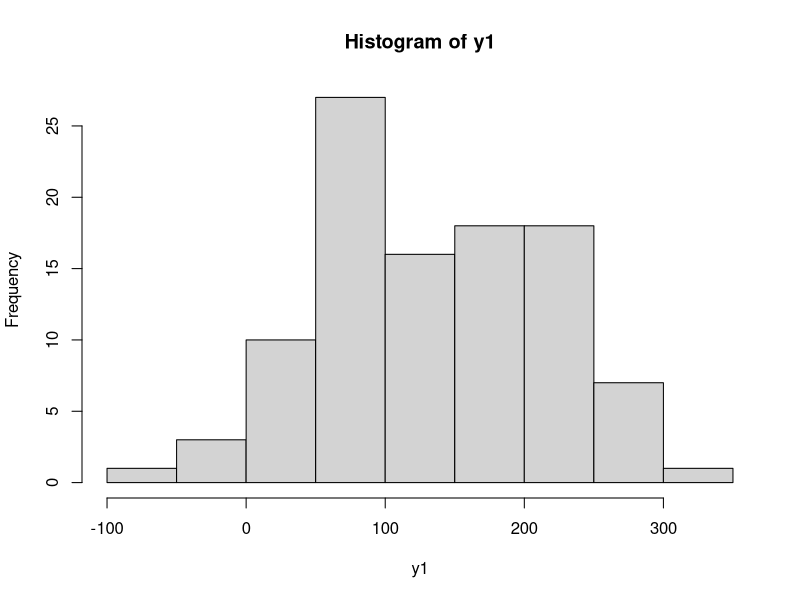
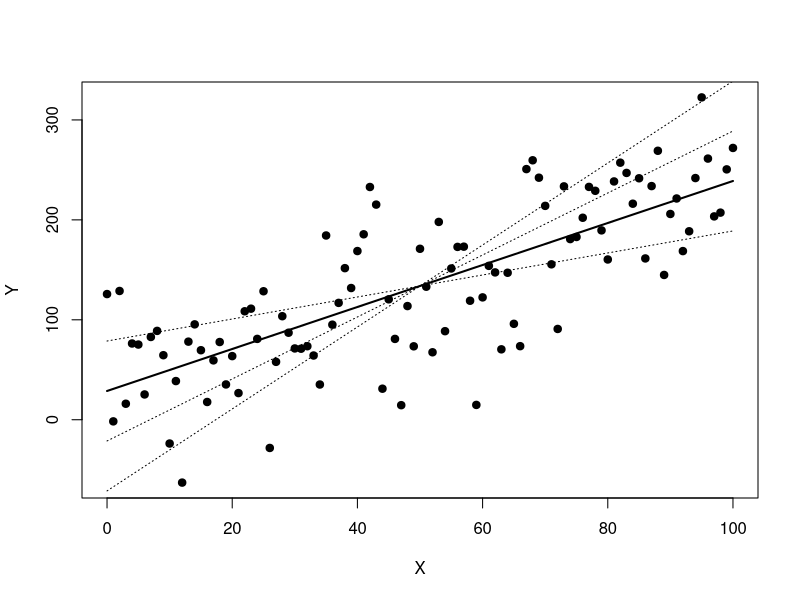
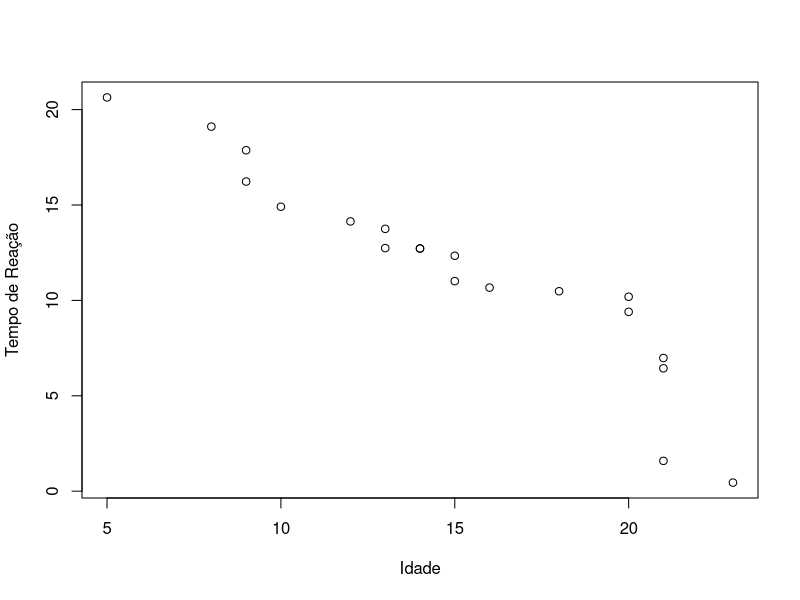

The R script that drew these images, in order: (Note: this script raises an error after producing the figures.)
#Exercícios Cap11 - Parte1

# Configurando o diretório de trabalho
# Coloque entre aspas o diretório de trabalho que você está usando no seu computador
# Não use diretórios com espaço no nome
setwd("~/Cursos/DSA/FCD/BigDataRAzure/Cap11")

# Para saber qual diretório estou trabalhando
getwd()


# Lista de pacotes base carregados
search()


## Exercício 1 - Massa de dados aleatória

# Criando a massa de dados (apesar de aleatória, y possui 
# uma relação com os dados de x)

x <- seq(0, 100)
y <- 2 * x + 35

# Imprimindo as variáveis
x
y

# Gerando uma distribuição normal
y1 <- y + rnorm(101, 0, 50)
y1
hist(y1)


# Crie um plot do relacionamento de x e y1
plot(x, y1, pch = 19, xlab = 'X', ylab = 'Y')

# Crie um modelo de regressão para as duas variáveis x e y1
modelo <- lm(y1 ~ x)
modelo
class(modelo)

# Capture os coeficentes
a <- modelo$coefficients[1]
b <- modelo$coefficients[2]

a
b

# Fórmula de Regressão
y2 <- a + b*x

# Visualize a linha de regressão
lines(x, y2, lwd = 2)

# Simulando outras possíveis linhas de regressão
y3 <- (y2[51]-50*(b-1))+(b-1)*x
y4 <- (y2[51]-50*(b+1))+(b+1)*x
y5 <- (y2[51]-50*(b+2))+(b+2)*x
lines(x,y3,lty=3)
lines(x,y4,lty=3)
lines(x,y5,lty=3)



## Exercício 2 - Pesquisa sobre idade e tempo de reação

# Criando os dados
Idade <- c(9,13,14,21,15,18,20,8,14,23,16,21,10,12,20,
           9,13,5,15,21)

Tempo <- c(17.87,13.75,12.72,6.98,11.01,10.48,10.19,19.11,
           12.72,0.45,10.67,1.59,14.91,14.14,9.40,16.23,
           12.74,20.64,12.34,6.44)

# Crie um Gráfico de Dispersão (ScatterPlot)
plot(Idade, Tempo, 
     xlab = 'Idade',
     ylab = 'Tempo de Reação')

# Crie um modelo de regressão
modelo <- lm(Tempo ~ Idade)
modelo

# Calcule a reta de regressão
y <- a + bx
reta <- 25.8134 -0.9491 * Idade


# Crie o gráfico da reta

lines(Idade, reta)


# Exercício 3 - Relação entre altura e peso

# Criando os dados
alturas = c(176, 154, 138, 196, 132, 176, 181, 169, 150, 175)
pesos = c(82, 49, 53, 112, 47, 69, 77, 71, 62, 78)

plot(alturas, pesos, pch = 16, cex = 1.3, col = 'blue',
     main = "Altura x Peso",
     ylab = "Peso Corporal (kg)",
     xlab = "Altura (cm)")

# Crie o modelo de regressão
modelo <- lm(pesos ~ alturas)

# Visualizando o modelo
modelo
summary(modelo)

# Gere a linha de regressão
abline(-70.4627, 0.8528)


# Faça as previsões de pesos com base na nova lista de alturas(NUNCA vista pelo modelo)
alturas2 = data.frame(c(179, 152, 134, 197, 131, 178, 185, 162, 155, 172))
previsao <- predict(modelo, alturas2)
previsao

# Plot com dados originais
plot(alturas, pesos, pch = 16, cex = 1.3, col = 'blue',
     main = "Altura x Peso",
     ylab = "Peso Corporal (kg)",
     xlab = "Altura (cm)")

# Construindo a linha de regressão
abline(lm(pesos ~ alturas))


# Obtendo o tamanho de uma das amostras de dados
num <- length(alturas)
num

# Gerando um gráfico com os valores residuais
for (k in 1: num)  
  lines(c(alturas[k], alturas[k]), 
        c(pesos[k], pesos[k]))

# Gerando gráficos com a distribuição dos resíduos
par(mfrow = c(2,2))
plot(modelo)
